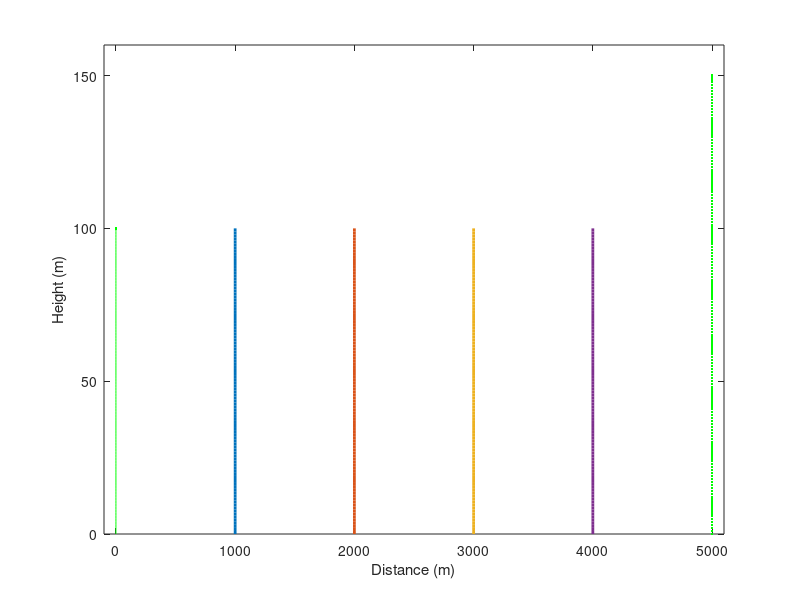

Source code (MATLAB): (Note: this script raises an error after producing the figure.)
% INITIALIZE ===========================================================

close all
clear

% INPUT PARAMETERS ==================================================

fMHz=2e3;  % frequency in MHz


% SECONDARY PARAMETERS ==============================================
f=fMHz*1e6;
lambdac=300/fMHz;
kc=2*pi/lambdac;

stepAperture=lambdac/2;
maxAperture=300; 
Na=200;
psi=100; % Obstacles height (All have the same height).

% GEOMETRIC INPUTS =================================================

xt=0;   % m
yt=100;      % m   (0 m indicates same height as screen)

stepRx = 1;
yr=[0:stepRx:150]';    % m   SAMPLING AT THE RECEIVER SIDE



% SAMPLING POINTS ALONG THE APERTURE =================================
xa=[1000 2000 3000 4000 5000]; % There are 4 obstacles, the last one point is the reception point for the case with 4 obtacles.
ya=[psi:stepAperture:maxAperture]; % All obstacles have the same height.

% Plot of the geometry.
figure,plot(repmat(xt,1,length(0:yt)),0:yt,'g',xt,yt,'.g'),hold on
for m=1:length(xa)-1
    plot(repmat(xa(m),1,length(0:psi)),0:psi,'LineWidth',2);
end
plot(repmat(xa(end),1,length(yr)),yr,'.g')
hold off
ylabel('Height (m)')
xlabel('Distance (m)');
axis([xt-100 xa(end)+100 0 yr(end)+10])



% Window along the aperture.
w=triang_win(2*length(find(ya>Na)));
wa=[ones(1,length((find(ya<=Na)))) w(floor(length(w)/2)+1:end)'];

% Tx-Aperture1 side calculations ==========================================
DistTxApertureX=xa(1)-xt;
DistTxApertureY=ya-yt;
% DistTxAperture=sqrt(DistTxApertureX.^2+DistTxApertureY.^2);

RTxAperture=DistTxApertureX+((DistTxApertureY.^2)/(2*DistTxApertureX));

Efs1=exp(-j*kc*RTxAperture)/DistTxApertureX.*wa;
Edant=Efs1.';

for m=1:length(xa)-1
    % Rx
    xr=xa(m+1);                % m
    
    % Aperture-Rx side calculations ==========================================
    DistApertureRxX=xr-xa(m);
    
    DistApertureijY=repmat(ya',1,length(ya))-repmat(ya,length(ya),1);
    DistApertureRxY=repmat(yr,1,length(ya))-repmat(ya,length(yr),1);

    DistTxRx=(xr-xt)+((yr-yt).^2)/(2*(xr-xt));
    
    RApertureij=DistApertureRxX+((DistApertureijY.^2)/(2*DistApertureRxX));
    RApertureRx=DistApertureRxX+((DistApertureRxY.^2)/(2*DistApertureRxX));
    
    Efs=exp(-j*kc*DistTxRx)/(xr-xt);
    
    Fd=sqrt(kc*(xa(m)-xt)/(2*pi*j*(xr-xt)*(xr-xa(m))));
    Ed=Fd*exp(-j*kc*RApertureRx).*repmat(Edant.',length(yr),1)*stepAperture;
    Ed=sum(Ed,2);
  
    Edant=Fd*exp(-j*kc*RApertureij).*repmat(Edant.',length(ya),1)*stepAperture;
    Edant=sum(Edant,2).*wa';
    
    figure,plot(yr,abs(Ed./Efs),'k')
    title(['Obstacle # ' num2str(m)]);
    ylabel('Normalized field strength')
    xlabel('z(m)');
end
